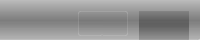
            <widget class="QFrame" name="frame">
             <property name="minimumSize">
              <size>
               <width>50</width>
               <height>40</height>
              </size>
             </property>
             <property name="maximumSize">
              <size>
               <width>16777215</width>
               <height>40</height>
              </size>
             </property>
             <property name="styleSheet">
              <string notr="true">border-bottom-right-radius:2px;
color: white;
background-color: qlineargradient(spread:repeat, x1:0, y1:0, x2:0, y2:1, stop:0 rgba(27, 27, 27, 40), stop:0.510753 rgba(9, 9, 9, 80), stop:1 rgba(0, 0, 0, 40));
border-bottom: 1px solid rgba(0,0,0,10)
</string>
             </property>
             <property name="frameShape">
              <enum>QFrame::NoFrame</enum>
             </property>
             <property name="frameShadow">
              <enum>QFrame::Raised</enum>
             </property>
             <layout class="QGridLayout" name="gridLayout_11">
              <item row="0" column="1">
               <layout class="QHBoxLayout" name="horizontalLayout_2">
                <property name="spacing">
                 <number>0</number>
                </property>
                <property name="leftMargin">
                 <number>0</number>
                </property>
                <property name="rightMargin">
                 <number>5</number>
                </property>
                <item>
                 <widget class="QPushButton" name="buttonTamEkran">
                  <property name="minimumSize">
                   <size>
                    <width>0</width>
                    <height>25</height>
                   </size>
                  </property>
                  <property name="maximumSize">
                   <size>
                    <width>25</width>
                    <height>16777215</height>
                   </size>
                  </property>
                  <property name="toolTip">
                   <string>Full screen</string>
                  </property>
                  <property name="styleSheet">
                   <string notr="true">QPushButton{
	padding: 3px 10px 3px 10px;
	color: white;
	border-top:1px solid  rgba(255, 255, 255, 30);
	border-bottom:1px solid  rgba(255, 255, 255, 30);
    border-left:1px solid rgba(255, 255, 255, 30);
	border-top-left-radius:2px;
	border-bottom-left-radius:2px;
    background-color: qlineargradient(spread:repeat, x1:0, y1:0, x2:0, y2:1, stop:0 rgba(27, 27, 27, 0), stop:0.510753 rgba(9, 9, 9, 10), stop:1 rgba(0, 0, 0, 0));
	/*background-color: qlineargradient(spread:pad, x1:0.5, y1:1, x2:0.5, y2:0, stop:0 rgba(120, 146, 172, 255), stop:0.0155729 rgba(99, 141, 164, 255), stop:0.538376 rgba(49, 84, 106, 255), stop:1 rgba(51, 72, 91, 255))*/
}

QPushButton::flat:hover{
	border-top:1px solid  rgba(255, 255, 255, 40);
	border-bottom:1px solid  rgba(255, 255, 255, 40);
    border-left:1px solid rgba(255, 255, 255, 40);
	border-top-left-radius:2px;
	border-bottom-left-radius:2px;
    background-color:qlineargradient(spread:pad, x1:0, y1:0, x2:0, y2:1, stop:0 rgba(127, 127, 127, 10), stop:0.513661 rgba(231, 231, 231, 50), stop:1 rgba(94, 94, 94, 10))
}

QPushButton::flat{
	border-top:1px solid  rgba(255, 255, 255, 30);
	border-bottom:1px solid  rgba(255, 255, 255, 30);
    border-left:1px solid rgba(255, 255, 255, 30);
	border-top-left-radius:2px;
	border-bottom-left-radius:2px;
    background-color: qlineargradient(spread:repeat, x1:0, y1:0, x2:0, y2:1, stop:0 rgba(27, 27, 27, 0), stop:0.510753 rgba(9, 9, 9, 10), stop:1 rgba(0, 0, 0, 0));
}

QPushButton::flat:pressed{
	border-top:1px solid  rgba(255, 255, 255, 15);
    border-left:1px solid rgba(255, 255, 255, 15);
	border-bottom:1px solid  rgba(255, 255, 255, 15);
	border-top-left-radius:2px;
	border-bottom-left-radius:2px;
	padding: 3px 10px 3px 10px;
    background-color:qlineargradient(spread:pad, x1:0, y1:0, x2:1, y2:0, stop:0 rgba(52, 52, 52, 50));
}</string>
                  </property>
                  <property name="text">
                   <string/>
                  </property>
                  <property name="icon">
                   <iconset resource="../icons/icons.qrc">
                    <normaloff>:/icons/tam-ekran.png</normaloff>:/icons/tam-ekran.png</iconset>
                  </property>
                  <property name="flat">
                   <bool>true</bool>
                  </property>
                 </widget>
                </item>
                <item>
                 <widget class="QPushButton" name="buttonTamEkrandanCik">
                  <property name="minimumSize">
                   <size>
                    <width>0</width>
                    <height>25</height>
                   </size>
                  </property>
                  <property name="maximumSize">
                   <size>
                    <width>25</width>
                    <height>16777215</height>
                   </size>
                  </property>
                  <property name="toolTip">
                   <string>Exit full screen</string>
                  </property>
                  <property name="styleSheet">
                   <string notr="true">QPushButton{
	padding: 3px 10px 3px 10px;
	color: white;
	border-top:1px solid  rgba(255, 255, 255, 30);
	border-bottom:1px solid  rgba(255, 255, 255, 30);
	border-top-right-radius:2px;
	border-bottom-right-radius:2px;
    border-right:1px solid rgba(255, 255, 255, 30);
background-color: qlineargradient(spread:repeat, x1:0, y1:0, x2:0, y2:1, stop:0 rgba(27, 27, 27, 0), stop:0.510753 rgba(9, 9, 9, 10), stop:1 rgba(0, 0, 0, 0));
	/*background-color: qlineargradient(spread:pad, x1:0.5, y1:1, x2:0.5, y2:0, stop:0 rgba(120, 146, 172, 255), stop:0.0155729 rgba(99, 141, 164, 255), stop:0.538376 rgba(49, 84, 106, 255), stop:1 rgba(51, 72, 91, 255))*/
}

QPushButton::flat:hover{
	border-top:1px solid  rgba(255, 255, 255, 40);
	border-bottom:1px solid rgba(255, 255, 255, 40);
	border-top-right-radius:2px;
	border-bottom-right-radius:2px;
    border-right:1px solid rgba(255, 255, 255, 40);
    background-color:qlineargradient(spread:pad, x1:0, y1:0, x2:0, y2:1, stop:0 rgba(127, 127, 127, 10), stop:0.513661 rgba(231, 231, 231, 50), stop:1 rgba(94, 94, 94, 10))
}

QPushButton::flat{
	border-top:1px solid rgba(255, 255, 255, 30);
	border-bottom:1px solid  rgba(255, 255, 255, 30);
	border-top-right-radius:2px;
	border-bottom-right-radius:2px;
    border-right:1px solid rgba(255, 255, 255, 30);
    background-color: qlineargradient(spread:repeat, x1:0, y1:0, x2:0, y2:1, stop:0 rgba(27, 27, 27, 0), stop:0.510753 rgba(9, 9, 9, 10), stop:1 rgba(0, 0, 0, 0));
}

QPushButton::flat:pressed{
	border-top:1px solid  rgba(255, 255, 255, 30);
	border-bottom:1px solid  rgba(255, 255, 255, 30);
	border-top-right-radius:2px;
	border-bottom-right-radius:2px;
    border-right:1px solid rgba(255, 255, 255, 30);
	padding: 3px 10px 3px 10px;
    background-color:qlineargradient(spread:pad, x1:0, y1:0, x2:1, y2:0, stop:0 rgba(52, 52, 52, 50));
}
</string>
                  </property>
                  <property name="text">
                   <string/>
                  </property>
                  <property name="icon">
                   <iconset resource="../icons/icons.qrc">
                    <normaloff>:/icons/tam-ekrandan-cik.png</normaloff>:/icons/tam-ekrandan-cik.png</iconset>
                  </property>
                  <property name="flat">
                   <bool>true</bool>
                  </property>
                 </widget>
                </item>
               </layout>
              </item>
              <item row="0" column="0">
               <spacer name="horizontalSpacer_17">
                <property name="orientation">
                 <enum>Qt::Horizontal</enum>
                </property>
                <property name="sizeHint" stdset="0">
                 <size>
                  <width>40</width>
                  <height>20</height>
                 </size>
                </property>
               </spacer>
              </item>
              <item row="0" column="2">
               <widget class="QLabel" name="padiyazilabel">
                <property name="minimumSize">
                 <size>
                  <width>50</width>
                  <height>30</height>
                 </size>
                </property>
                <property name="maximumSize">
                 <size>
                  <width>50</width>
                  <height>50</height>
                 </size>
                </property>
                <property name="styleSheet">
                 <string notr="true"/>
                </property>
                <property name="text">
                 <string/>
                </property>
                <property name="pixmap">
                 <pixmap resource="../icons/icons.qrc">:/icons/padi-yazi.png</pixmap>
                </property>
                <property name="scaledContents">
                 <bool>true</bool>
                </property>
               </widget>
              </item>
             </layout>
            </widget>
